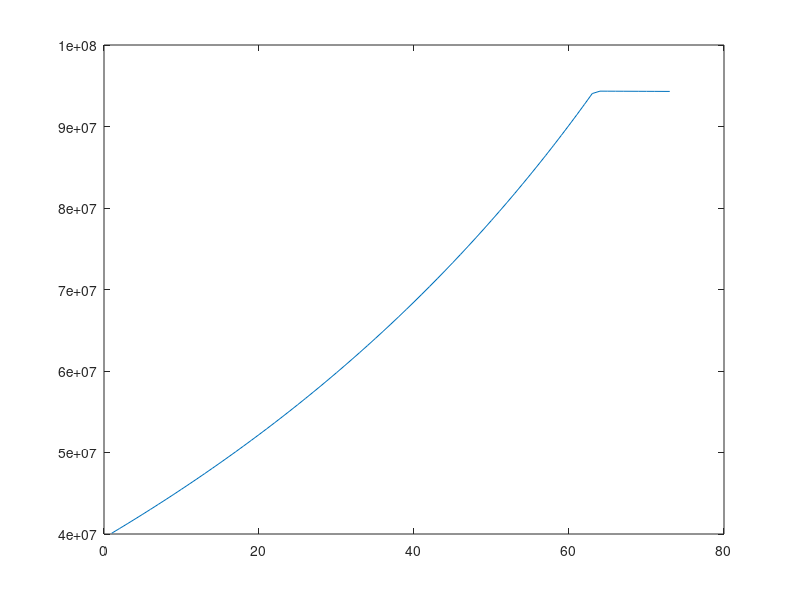

The MATLAB script that drew this image:
close all
clear all
clc

% Meric, 4205558
Da1 = 5;
Da2 = 5;
Da3 = 8;

%Taeke, 4316568
Db1 = 5;
Db2 = 6;
Db3 = 8;

E1 = Da1 + Db1;
E_2 = Da2 + Db2;
E3 = Da3 + Db3;

% Maximum monthly Battery cell production
B = (5+E1)*10^6;
B_R = 4E3;
B_W = 6E3;

% Employees at Edison
E = 100 + E_2; 
E_h = 160; % max working hours per employee
C_E = 3000 + 50*E3; % Monthly salary (?) independent of hours

% Required time to produce model R and W (hours)
T = E*E_h; % ?????????????
T_R = 10;
T_W = 15;


% Storage space, produced cars ned to be stored for 1 month!
S = (15+E3)*10^3; %available
S_R = 10;         % Required for 1 Model R
S_W = 12;         % Required for 1 Model W

% Production costs (excluding salaries)
C_R = 30000;
C_W = 45000;

% Price model R and W
P_R = 55000;
P_W = 75000;

%% question 1
c = -[(P_R-C_R), (P_W-C_W), 0, 0, 0]';
Aeq = [B_R B_W 1 0 0;
     T_R T_W 0 1 0;
     S_R S_W 0 0 1];
beq = [B T S]';
lb = [0 0 0 0 0]';
ub = [+Inf +Inf +Inf +Inf +Inf]';

x = linprog(c,[], [], Aeq,beq,lb,ub);
disp(x)

%% Question 2
Rmax = 1000; % maximum of R sold

c = -[(P_R-C_R), (P_W-C_W), 0, 0, 0, 0]';
Aeq = [ B_R B_W 1 0 0 0;
        T_R T_W 0 1 0 0;
        S_R S_W 0 0 1 0;
        1   0   0 0 0 1];
beq = [B T S Rmax]';
lb = [0 0 0 0 0 0]';
ub = [+Inf +Inf +Inf +Inf +Inf +Inf]';

x = linprog(c,[], [], Aeq,beq,lb,ub);
disp(x);

%% Question 4
% update constants
B = (8 + E1)*10^6; % [batterycells/month] produced
S = (22+E3)*10^3; %[m^2] storage space

for i = 0:72
    E = 100 + E_2 + i;
    T_R = 10 - 1/12 * i;
    T_W = 15 - 1/12 * i;
    T = E * 160;
    
    c = -[(P_R-C_R), (P_W-C_W), 0, 0, 0, 0]';
    Aeq = [ B_R B_W 1 0 0 0;
        T_R T_W 0 1 0 0;
        S_R S_W 0 0 1 0;
        1   0   0 0 0 1];
    beq = [B T S Rmax]';
    lb = [0 0 0 0 0 0]';
    ub = [+Inf +Inf +Inf +Inf +Inf +Inf]';

    x(:,i+1) = linprog(c,[], [], Aeq,beq,lb,ub);
    
    profit(i+1) = -c' * x(:,end) - C_E * E;
    
end

figure
plot(profit)


f = -[-C_E*E_h (P_R-C_R) (P_W-C_W)]'
A = [0 B_R B_W];
%      0 T_R T_W;
%      0 S_R S_W]
% b = [B T S]'
% lb = [0 0 0]'
% ub = [+Inf +Inf +Inf]'